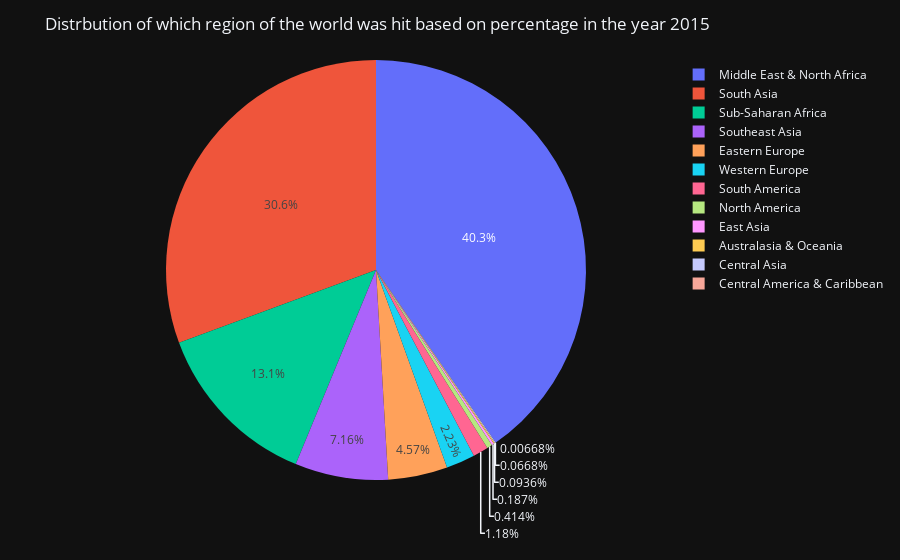

The cell this chart's notebook holds for it:
### Code cell
pie_region(2015)

### Figure 1 — Plotly figure (JSON) as saved in the notebook; plotly's stock layout.template omitted (floating-point values rounded to 4 significant figures)
{"data": [{"domain": {"x": [0, 1], "y": [0, 1]}, "hovertemplate": "%{label} : %{value}", "labels": ["Middle East & North Africa", "South Asia", "Sub-Saharan Africa", "Southeast Asia", "Eastern Europe", "Western Europe", "South America", "North America", "East Asia", "Australasia & Oceania", "Central Asia", "Central America & Caribbean"], "legendgroup": "", "name": "", "showlegend": true, "type": "pie", "values": [6036, 4585, 1964, 1072, 684, 333, 176, 62, 28, 14, 10, 1]}], "layout": {"hoverlabel": {"font": {"family": "Helvetica", "size": 20}}, "legend": {"tracegroupgap": 0}, "margin": {"t": 60}, "title": {"text": "Distrbution of which region of the world was hit based on percentage in the year 2015"}}}
